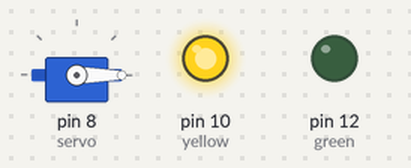
Recording of a sketch running on a simulated Arduino Uno, built with avr-gcc and run on an emulated ATmega328P. On the bench: servo, output pins drawn as LEDs (lit = HIGH).

Above: at 0.05 s.
At 1.95 s:
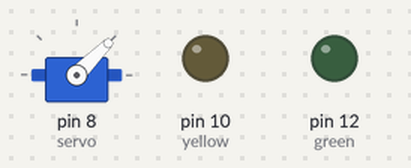
At 2.95 s:
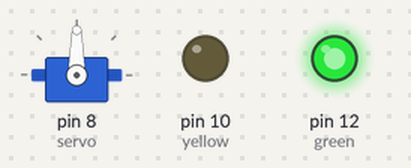
At 3.95 s:
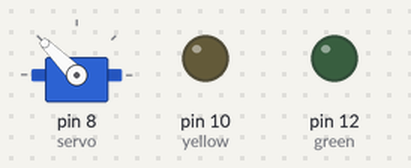
Timing chart, 0 to 5.2 s (numbered marks = the images above):
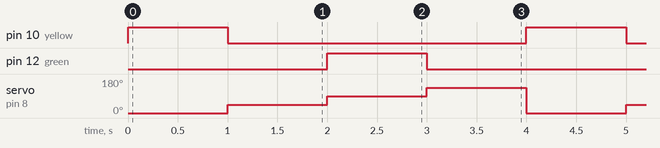

Measured:
- by itself, pin 10 (yellow), pin 12 (green): alternates HIGH for 1.0 s and LOW for 3.0 s
- by itself, servo on pin 8 (servo): repeats every 4.0 s: 90° 1.0 s, 135° 1.0 s, 0° 1.0 s, 45° 1.0 s

The sketch:

servo_motor.ino
```cpp
#include <Servo.h> //Name of the library given
int servo = 8;
Servo myservo;
int yellow = 10;
int green = 12;

void setup() {
  // put your setup code here, to run once:
myservo.attach(servo); //attaching the servo to pins it is connected to
pinMode(green, OUTPUT);
pinMode(yellow,OUTPUT);
}
void loop() {
  // put your main code here, to run repeatedly:
myservo.write(0); //programming the servo to move in different angles
digitalWrite(yellow,HIGH);
delay(1000);
myservo.write(45);
digitalWrite(yellow,LOW);
delay(1000);
myservo.write(90);
digitalWrite(green,HIGH);
delay(1000);
myservo.write(135);
digitalWrite(green,LOW);
delay(1000);
}
```
